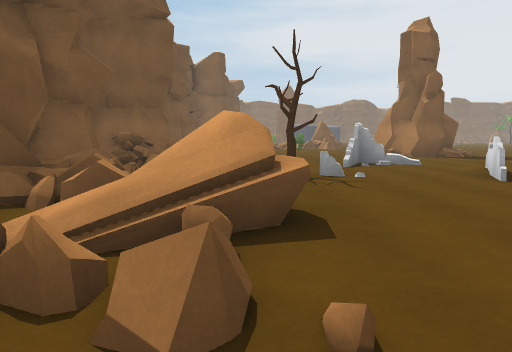
View 1 (above)

24 first-person views from a walk through a scene from a Unity 3-D project. The camera is 1.3 m above the floor, tilts 6° down and sees 70° across. The floor is counted in squares, 2 m on a side. Each view is taken from the middle of a square. On the plan, view 1 faces up. The plan holds only what a view shows up to about 11 squares ahead; the rest is blank. The place goes on beyond the plan. The player character is not drawn. Some animated figures are not drawn.

View 2
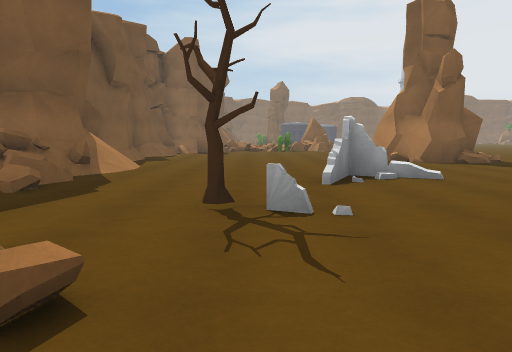

View 3
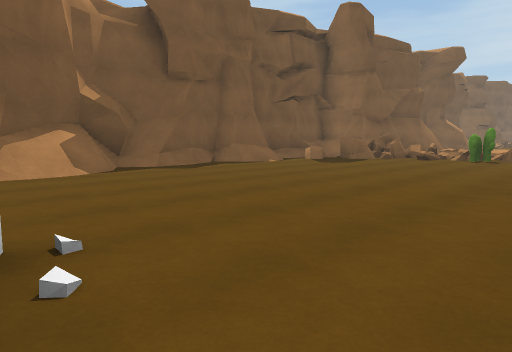

View 4
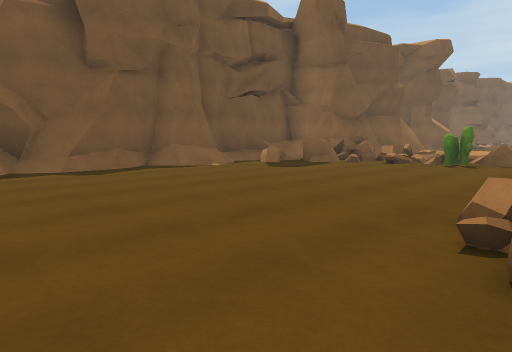

View 5
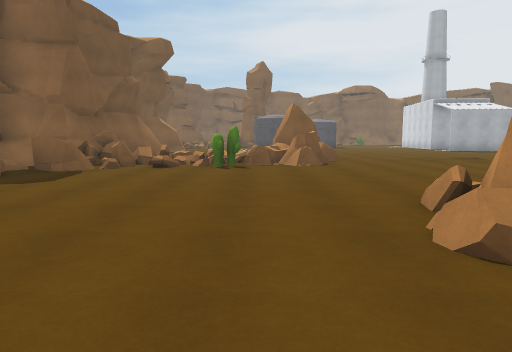

View 6
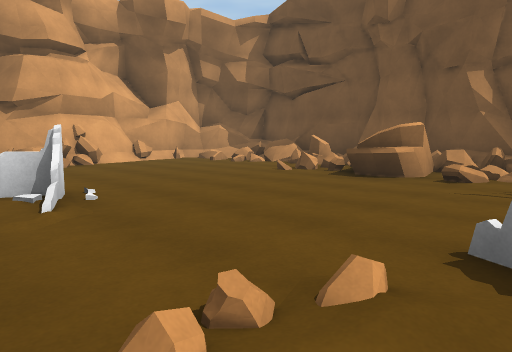

View 7
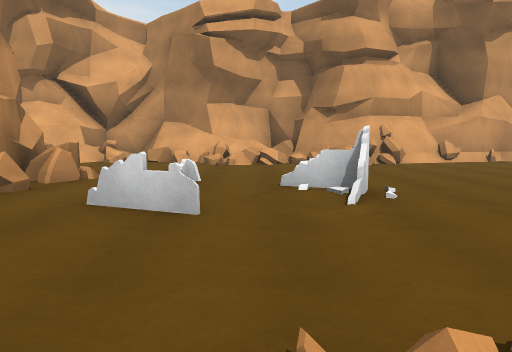

View 8
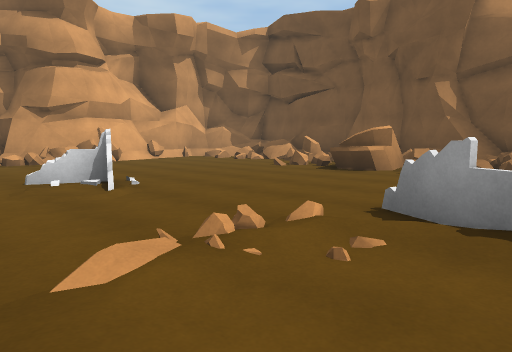

View 9
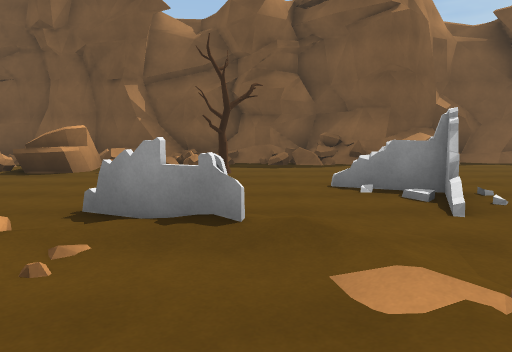

View 10
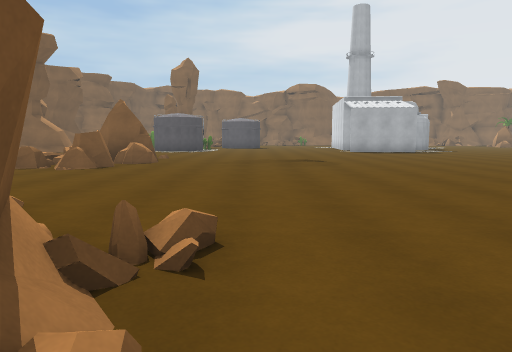

View 11
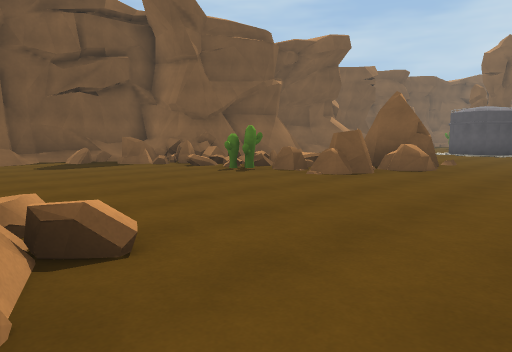

View 12
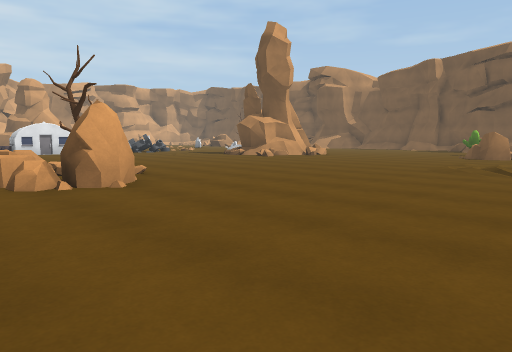

View 13
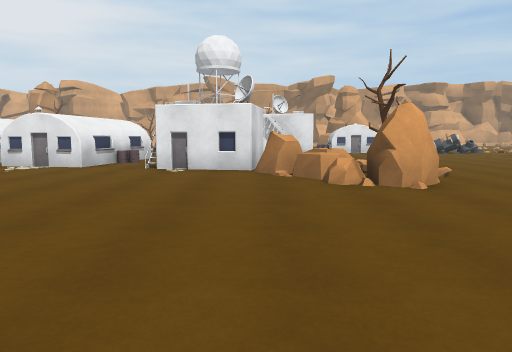

View 14
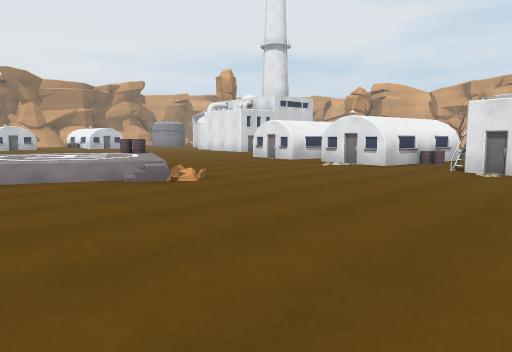

View 15
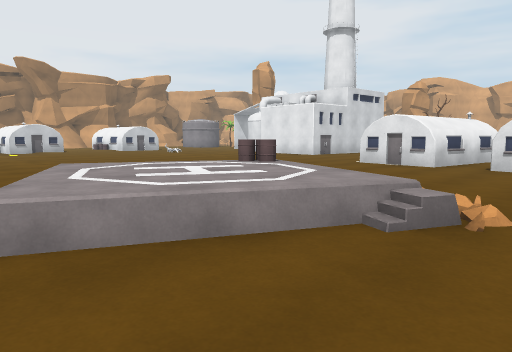

View 16
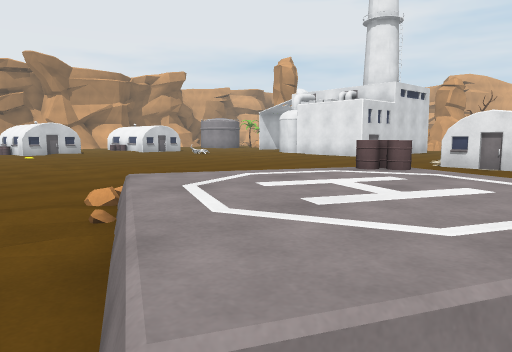

View 17
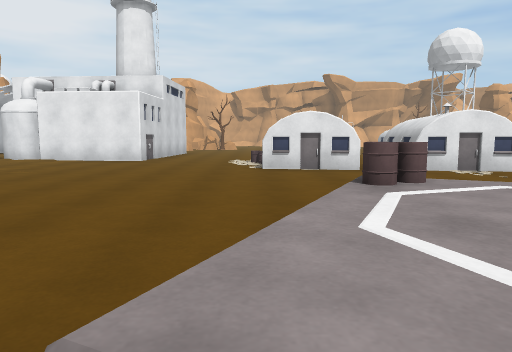

View 18
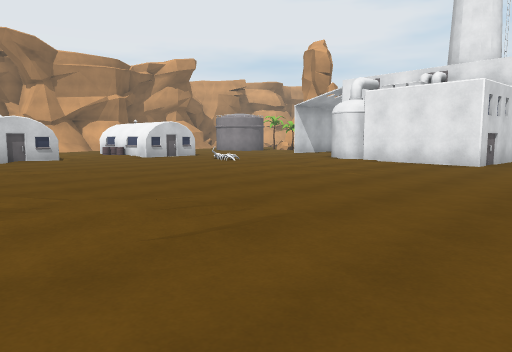

View 19
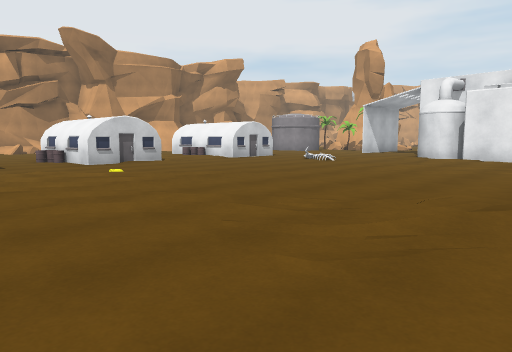

View 20
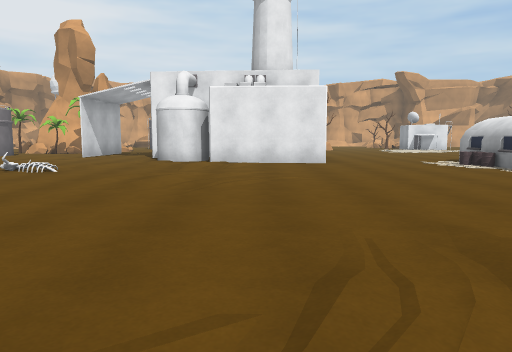

View 21
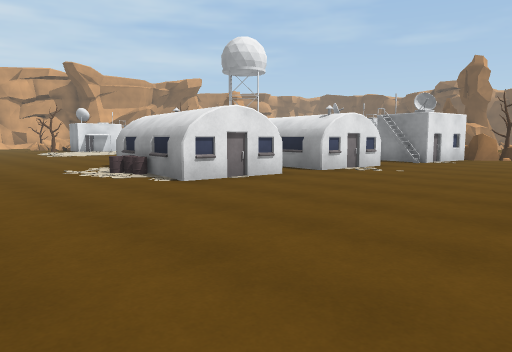

View 22
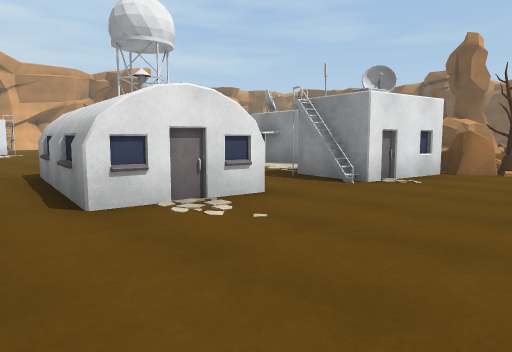

View 23
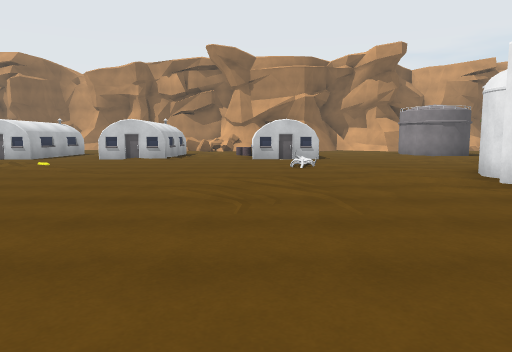

View 24
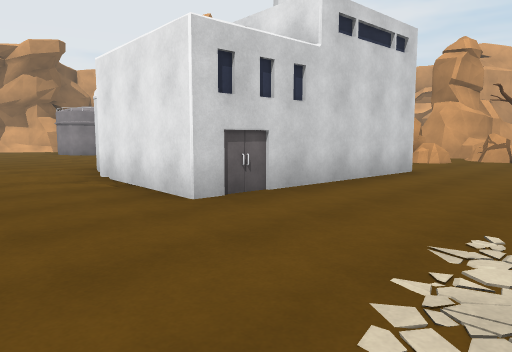

### Floor plan
Key: @ floor where view 1 was taken; # wall or solid block; x gap in a wall; . main floor; : floor 0.5 m higher than the main floor; / step, stairs or slope; = window, fence, low wall or low ledge; ^ raised ledge; T tree; R rock; C cactus; B building; O other object.
Columns run from 4 left of view 1 to 38 right of it. Each row starts with its distance up from view 1.
 24          R................../..  ....     B
 23   #/    #R.................=///...........B
 22  ### ==RRR..//.............=::=............
 21  ###==CRR.................#=://.../.....O..
 20  #=^x:C.....................=#............B
 19  #=#...............R......................B
 18  #.................RR......................
 17  #................ TRR.....................
 16  #.......//.......   BBB.B................B
 15  #.......##=.....    B B.BB.BB..........=.B
 14 ##.......###.....   B...BBB.BBB...........B
 13 #/.......###. ..    B#. .BB.BBB...../......
 12 ##/.........        BB    ..BB....####.....
 11 ##/.........              .. ....## # .....
 10 ##/.........              .  ....#
  9 #==...##...               .  ....#
  8 ##=...=..//              ..   ...#
  7 #/......=/./             ..    ...
  6 ##=..T..#/./             ..     ..
  5 ##=#.....//.                    ..RR
  4  #=##........                   O.R
  3  #===......=.                  RRR
  2  ##//.........                  R
  1  #=#=........##
  0  #==@......=.^#
 -1  #=#..........#
 -2    =..........=#
 -3    #...#.#=#...#
 -4    #######=#===#
 -5          #######

Positions as (right, up) in squares from view 1, and headings:
1: (0, 0), facing up
2: (1, 3), facing up
3: (5, 9), facing up-left
4: (5, 11), facing up-left
5: (3, 12), facing up
6: (6, 6), facing down-left
7: (6, 6), facing down
8: (7, 7), facing down-left
9: (7, 7), facing left
10: (8, 13), facing up
11: (8, 15), facing up-left
12: (17, 24), facing down-left
13: (17, 24), facing down
14: (17, 24), facing down-right
15: (21, 24), facing down-right
16: (23, 24), facing down-right
17: (26, 23), facing down
18: (27, 22), facing down-right
19: (29, 24), facing down-right
20: (31, 22), facing down
21: (29, 20), facing down-left
22: (24, 19), facing down-left
23: (27, 16), facing right
24: (26, 15), facing down-right
